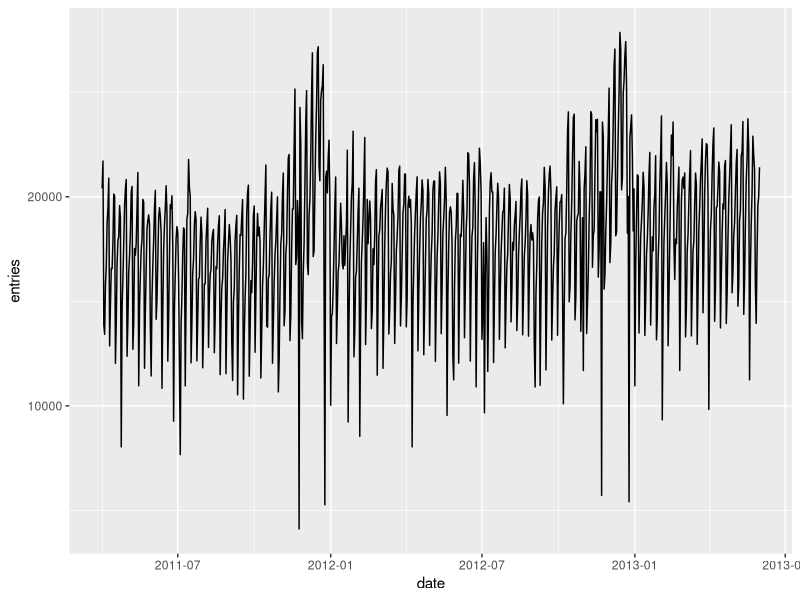
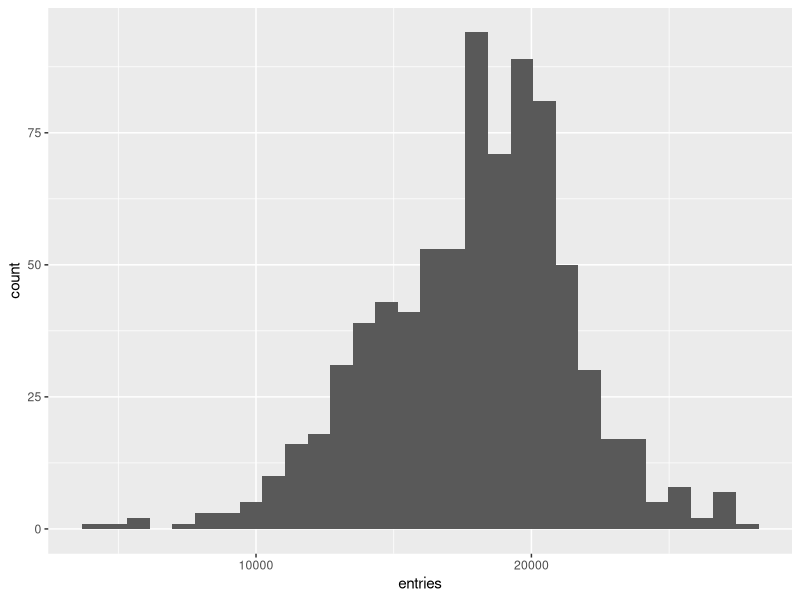
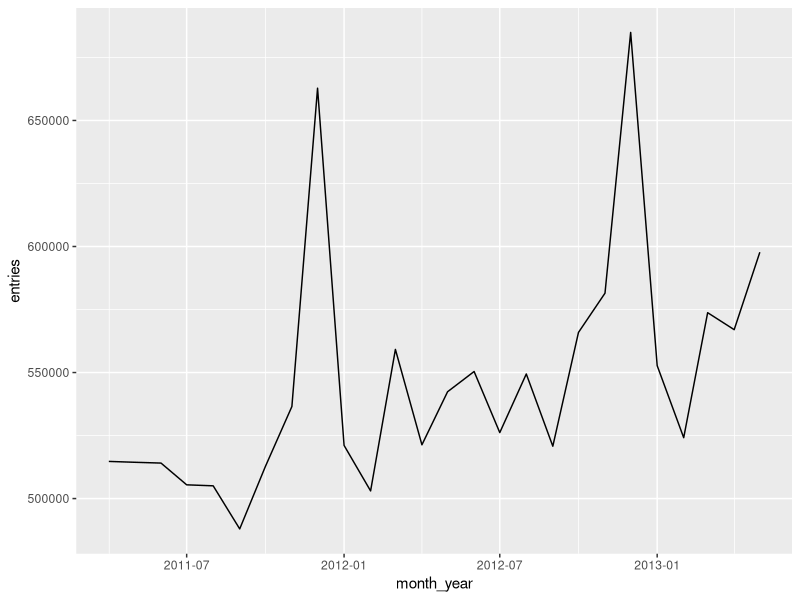
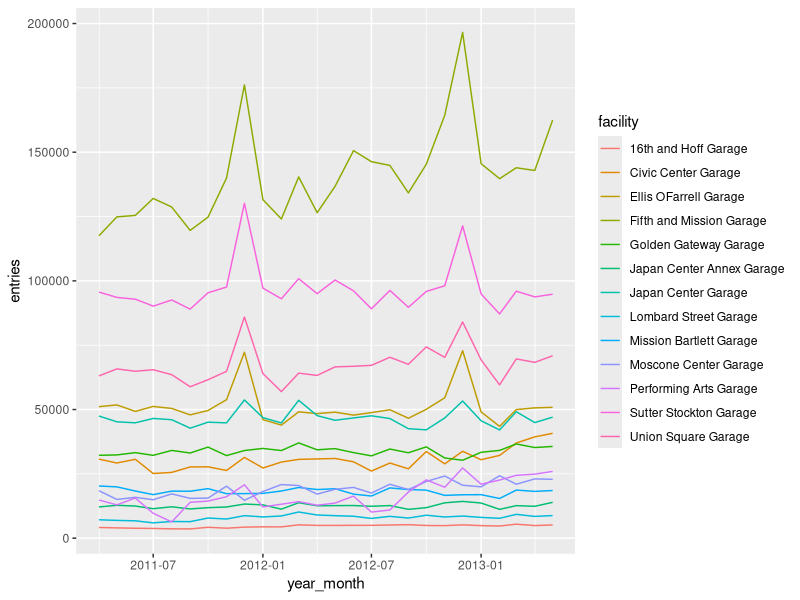

Generate these figures, in order, with R:
## ---- chunk 1
library(tidyverse)  # library for dealing with tabular data
library(lubridate)  # library for handling dates
## ---- chunk 2
data = read_csv(here::here("sfpark", "data", "sfpark.csv"))
## ---- chunk 3
head(data)
## ---- chunk 4
unique(data$facility)
## ---- chunk 5
mean(data$entries)
## ---- chunk 6
data |>
  group_by(facility) |>
  summarize(mean_entries=mean(entries)) |>
  ungroup()
## ---- chunk 7
total_entries = data |>
  group_by(date, facility) |>
  summarize(entries=sum(entries), exits=sum(exits)) |>
  ungroup()
## ---- chunk 8
head(total_entries)
## ---- chunk 9
civic_center_data = data |> filter(district == "Civic Center")
## ---- chunk 10
total_entries
## ---- chunk 11
total_entries = total_entries |> mutate(date=mdy(date))
## ---- chunk 12
total_entries
## ---- chunk 13
total_entries$year = year(total_entries$date)
## ---- chunk 14
# make sure it worked (note: any text after a # sign within R code is ignored by R; this is called a comment)
unique(total_entries$year)
## ---- chunk 15
total_entries |>
  group_by(facility, year) |>
  summarize(entries=mean(entries)) |>
  ungroup()
## ---- chunk 16
total_entries |>
  group_by(facility, year) |>
  summarize(entries=mean(entries)) |>
  ungroup() |>
  pivot_wider(names_from=year, values_from=entries)
## ---- chunk 17
total_entries$day_of_week = wday(total_entries$date, label=T)
## ---- chunk 18
unique(total_entries$day_of_week)
## ---- chunk 19
total_entries$weekend = case_match(total_entries$day_of_week, "Mon"~"weekday", "Tue"~"weekday", "Wed"~"weekday", "Thu"~"weekday",
                               "Fri"~"weekday", "Sat"~"weekend", "Sun"~"weekend")
## ---- chunk 20
stopifnot(!any(is.na(total_entries$weekend)))
## ---- chunk 21
total_entries |>
  group_by(facility, weekend) |>
  summarize(entries=mean(entries)) |>
  ungroup() |>
  pivot_wider(names_from=weekend, values_from=entries)
## ---- chunk 22
citywide_entries = total_entries |>
  group_by(date) |>
  summarize(entries=sum(entries)) |>
  ungroup()
## ---- chunk 23
ggplot(citywide_entries, aes(x=date, y=entries)) +
  # and add a line plot to it
  geom_line()
## ---- chunk 24
ggplot(citywide_entries, aes(x=entries)) +
  geom_histogram()
## ---- chunk 25
citywide_entries$month_year = floor_date(citywide_entries$date, unit="month")
monthly_entries = citywide_entries |>
  group_by(month_year) |>
  summarize(entries=sum(entries)) |>
  ungroup()

ggplot(monthly_entries, aes(x=month_year, y=entries)) +
  geom_line()
## ---- chunk 26
total_entries$year_month = floor_date(total_entries$date, unit="month")
garage_month_entries = total_entries |>
  group_by(facility, year_month) |>
  summarize(entries=sum(entries)) |>
  ungroup()
## ---- chunk 27
head(garage_month_entries)
## ---- chunk 28
ggplot(garage_month_entries, aes(x=year_month, y=entries, group=facility, color=facility)) +
  geom_line()
